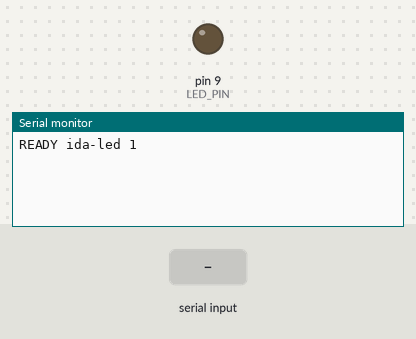
Bench run of a sketch on a simulated Arduino Uno, built with avr-gcc and run on an emulated ATmega328P. Parts: output pins drawn as LEDs (lit = HIGH), the last lines printed to the serial monitor. Inputs (shaded band) come from the test bench.

Above: at 1.2 s.
1.3 s: "X90\n" received over Serial
At 2.0 s:
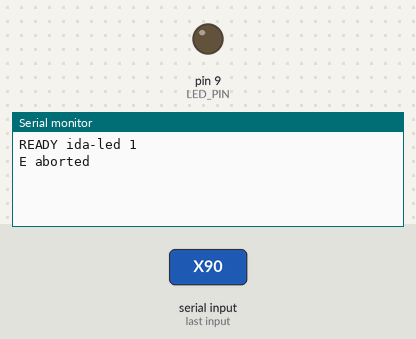
2.8 s: "P90\n" received over Serial
At 3.1 s:
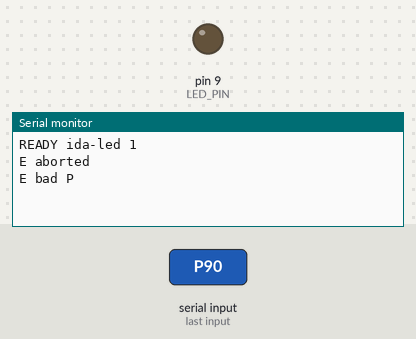
4.3 s: "G90\n" received over Serial
At 5.5 s:
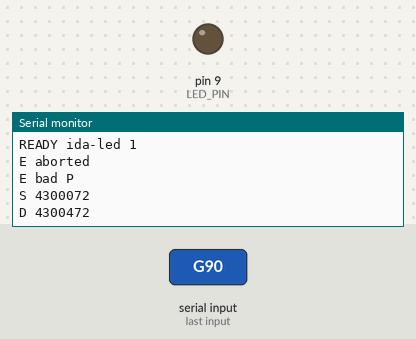

The sketch:

ir_led_driver.ino
```cpp
// IDA Live - external IR LED driver
// For an Arduino Uno or Nano (ATmega328P). Drives one 850 nm LED through a
// transistor or constant-current driver on pin 9. See docs/HARDWARE.md for wiring.
//
// The app never times pulses itself: it queues a pattern, then says "go", and this
// board times every edge with micros(). The limits below are enforced here as
// well as in the app, so a bad pattern is refused even if the app is wrong.
//
// Serial protocol at 115200 baud, one command per line:
//   P <on_us> <off_us> <count> <pwm0-255>   queue a run of identical pulses
//   G                                        execute the queue, then clear it
//   X                                        abort now (LED off)
//   L                                        report limits
// Replies: "S <micros>" when a pattern starts, "D <micros>" when it ends,
//          "E <reason>" when a command is refused, "K" after a successful queue.

#include <Arduino.h>

const uint8_t LED_PIN = 9;                 // Timer1 PWM pin on Uno/Nano
const uint8_t MAX_PWM = 255;               // lower this to cap brightness in hardware
const unsigned long MAX_ON_TOTAL_MS = 30000UL;   // most light-on time per "G"
const unsigned long MIN_REST_MS = 500UL;         // enforced pause between patterns
const uint8_t MAX_RUNS = 32;

struct Run { unsigned long on_us, off_us, count; uint8_t pwm; };
Run queue_[MAX_RUNS];
uint8_t nRuns = 0;
unsigned long lastEndMs = 0;
char line[64];
uint8_t len = 0;

void ledOff() { analogWrite(LED_PIN, 0); digitalWrite(LED_PIN, LOW); }

void setup() {
  pinMode(LED_PIN, OUTPUT);
  ledOff();
  // Move pin 9/10 PWM from ~490 Hz to ~31 kHz so dimming does not add a
  // low-frequency flicker that could leak into (or alias onto) the EEG.
  TCCR1B = (TCCR1B & 0b11111000) | 0x01;
  Serial.begin(115200);
  Serial.println("READY ida-led 1");
}

bool abortRequested() {
  while (Serial.available()) {
    char c = Serial.read();
    if (c == 'X') return true;
  }
  return false;
}

// wait with the LED held at a level, checking for abort; returns false if aborted
bool hold(uint8_t pwm, unsigned long us) {
  if (pwm == 0) ledOff(); else analogWrite(LED_PIN, pwm);
  unsigned long t0 = micros();
  while ((unsigned long)(micros() - t0) < us) {
    if (us > 2000 && abortRequested()) { ledOff(); return false; }
  }
  return true;
}

void execute() {
  unsigned long onTotalMs = 0;
  for (uint8_t i = 0; i < nRuns; i++) onTotalMs += (queue_[i].on_us / 1000UL) * queue_[i].count;
  if (onTotalMs > MAX_ON_TOTAL_MS) { Serial.println("E pattern exceeds MAX_ON_TOTAL_MS"); nRuns = 0; return; }
  if (millis() - lastEndMs < MIN_REST_MS && lastEndMs != 0) { Serial.println("E rest period not over"); nRuns = 0; return; }
  Serial.print("S "); Serial.println(micros());
  bool ok = true;
  for (uint8_t i = 0; i < nRuns && ok; i++) {
    for (unsigned long k = 0; k < queue_[i].count && ok; k++) {
      ok = hold(queue_[i].pwm, queue_[i].on_us) && hold(0, queue_[i].off_us);
    }
  }
  ledOff();
  lastEndMs = millis();
  nRuns = 0;
  if (ok) { Serial.print("D "); Serial.println(micros()); }
  else Serial.println("E aborted");
}

void handle(char *s) {
  if (s[0] == 'P') {
    unsigned long on_us, off_us, count; unsigned int pwm;
    if (sscanf(s + 1, "%lu %lu %lu %u", &on_us, &off_us, &count, &pwm) != 4) { Serial.println("E bad P"); return; }
    if (nRuns >= MAX_RUNS) { Serial.println("E queue full"); return; }
    if (pwm > MAX_PWM) pwm = MAX_PWM;
    queue_[nRuns++] = {on_us, off_us, count, (uint8_t)pwm};
    Serial.println("K");
  } else if (s[0] == 'G') {
    execute();
  } else if (s[0] == 'X') {
    ledOff(); nRuns = 0; Serial.println("E aborted");
  } else if (s[0] == 'L') {
    Serial.print("LIMITS max_pwm="); Serial.print(MAX_PWM);
    Serial.print(" max_on_ms="); Serial.print(MAX_ON_TOTAL_MS);
    Serial.print(" min_rest_ms="); Serial.println(MIN_REST_MS);
  }
}

void loop() {
  while (Serial.available()) {
    char c = Serial.read();
    if (c == '\n' || c == '\r') {
      if (len) { line[len] = 0; handle(line); len = 0; }
    } else if (len < sizeof(line) - 1) {
      line[len++] = c;
    }
  }
}
```

Measured:
- after the input at 1.3 s, the serial monitor: prints a new line at once (image 1)
- after the input at 2.8 s, the serial monitor: prints a new line at once (image 2)
- after the input at 4.3 s, the serial monitor: prints a new line at once (image 3)
